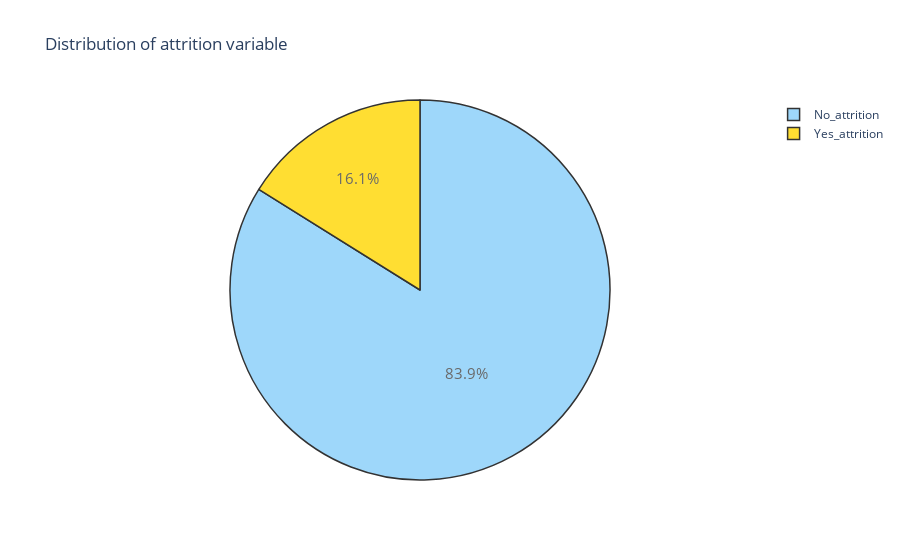

The notebook cell saved with this chart:
### Code cell
attrition = data[(data['Attrition'] != 0)]
no_attrition = data[(data['Attrition'] == 0)]

#------------PERCENTAGE-------------------
trace = go.Pie(labels = ['No_attrition', 'Yes_attrition'], values = data['Attrition'].value_counts(), 
               textfont=dict(size=15), opacity = 0.8,
               marker=dict(colors=['lightskyblue','gold'], 
                           line=dict(color='#000000', width=1.5)))


layout = dict(title =  'Distribution of attrition variable')
           
fig = dict(data = [trace], layout=layout)
py.iplot(fig)

### Figure 1 — Plotly figure (JSON) as saved in the notebook; plotly's stock layout.template omitted (floating-point values rounded to 4 significant figures)
{"data": [{"labels": ["No_attrition", "Yes_attrition"], "marker": {"colors": ["lightskyblue", "gold"], "line": {"color": "#000000", "width": 1.5}}, "opacity": 0.8, "textfont": {"size": 15}, "type": "pie", "values": [1233, 237]}], "layout": {"title": {"text": "Distribution of attrition variable"}}}
